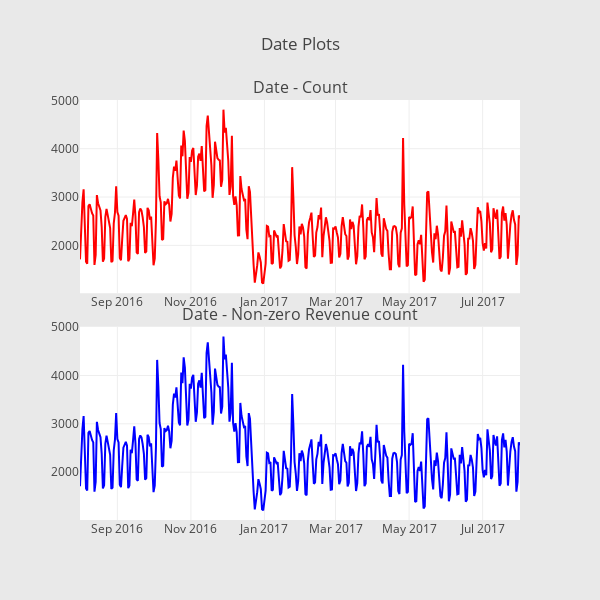

Write notebook code for a chart like this one.
### Code cell
import datetime

def scatter_plot(cnt_srs, color):
    trace = go.Scatter(
        x=cnt_srs.index[::-1],
        y=cnt_srs.values[::-1],
        showlegend=False,
        marker=dict(
            color=color,
        ),
    )
    return trace

#train_df['date'] = train_df['date'].apply(lambda x: datetime.date(int(str(x)[:4]), int(str(x)[4:6]), int(str(x)[6:])))
cnt_srs = train_df.groupby('date')['totals.transactionRevenue'].agg(['size', 'count'])
cnt_srs.columns = ["count", "count of non-zero revenue"]
cnt_srs = cnt_srs.sort_index()
#cnt_srs.index = cnt_srs.index.astype('str')
trace1 = scatter_plot(cnt_srs["count"], 'red')
trace2 = scatter_plot(cnt_srs["count of non-zero revenue"], 'blue')

fig = tools.make_subplots(rows=2, cols=1, vertical_spacing=0.08,
                          subplot_titles=["Date - Count", "Date - Non-zero Revenue count"])
fig.append_trace(trace1, 1, 1)
fig.append_trace(trace2, 2, 1)
fig['layout'].update(height=600, width=600, paper_bgcolor='rgb(233,233,233)', title="Date Plots")
py.iplot(fig, filename='date-plots')

### Figure 1 — Plotly figure (JSON) as saved in the notebook; plotly's stock layout.template omitted (floating-point values rounded to 4 significant figures; data arrays with more than 128 entries replaced by an {"elided": "..."} marker saying what was removed)
{"data": [{"marker": {"color": "red"}, "showlegend": false, "x": {"elided": "366 str values"}, "y": {"elided": "366 int values"}, "type": "scatter", "uid": "79917898-d691-11e8-901a-ab944de76806", "xaxis": "x", "yaxis": "y"}, {"marker": {"color": "blue"}, "showlegend": false, "x": {"elided": "366 str values"}, "y": {"elided": "366 int values"}, "type": "scatter", "uid": "7992de54-d691-11e8-901a-ab944de76806", "xaxis": "x2", "yaxis": "y2"}], "layout": {"annotations": [{"font": {"size": 16}, "showarrow": false, "text": "Date - Count", "x": 0.5, "xanchor": "center", "xref": "paper", "y": 1, "yanchor": "bottom", "yref": "paper"}, {"font": {"size": 16}, "showarrow": false, "text": "Date - Non-zero Revenue count", "x": 0.5, "xanchor": "center", "xref": "paper", "y": 0.46, "yanchor": "bottom", "yref": "paper"}], "xaxis": {"anchor": "y", "domain": [0, 1]}, "yaxis": {"anchor": "x", "domain": [0.54, 1]}, "xaxis2": {"anchor": "y2", "domain": [0, 1]}, "yaxis2": {"anchor": "x2", "domain": [0, 0.46]}, "height": 600, "width": 600, "paper_bgcolor": "rgb(233,233,233)", "title": "Date Plots"}}
